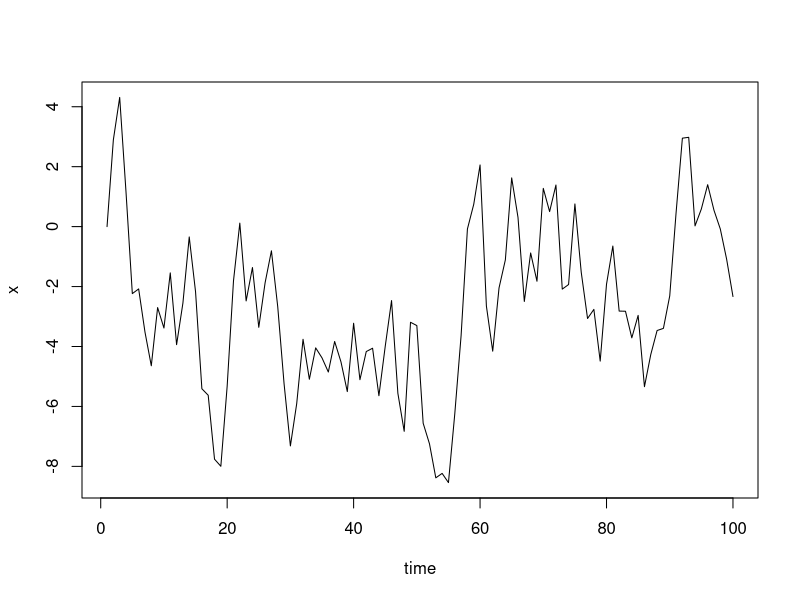

R code for this plot:
# Simulates a Normal Auto Regressive (AR) process
# Author: Mattias Villani, Division of Statistics and Machine Learning, Linköping University
# http://mattiasvillani.com

SimNormalARProcess <- function(phi, sigma, T){
  x <- matrix(NA,T,1)
  x[1] <- 0 # Start the process in the point zero
  for (t in 2:T){
    x[t] <- phi*x[t-1] + rnorm(1, mean = 0, sd = sigma)
  }
  return(x)
}

x <- SimNormalARProcess(phi=0.8, sigma = 2, T = 100)
plot(x, type = "l", xlab='time')